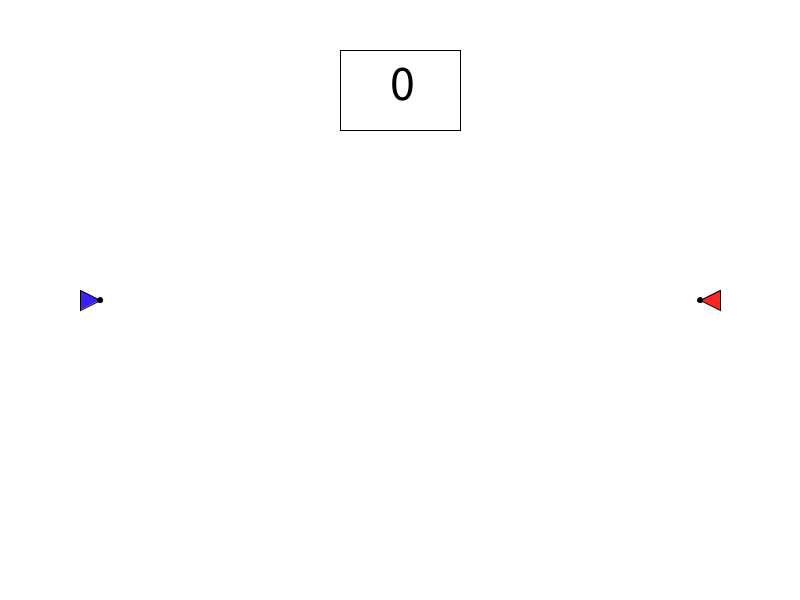
Frame 1 (no input)
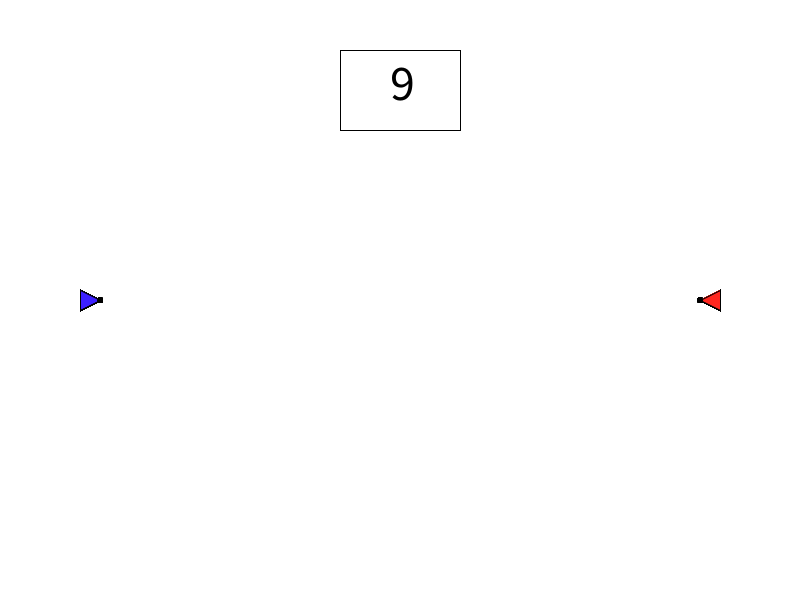
Frame 60 (the mouse pressed at the canvas centre just before this capture)
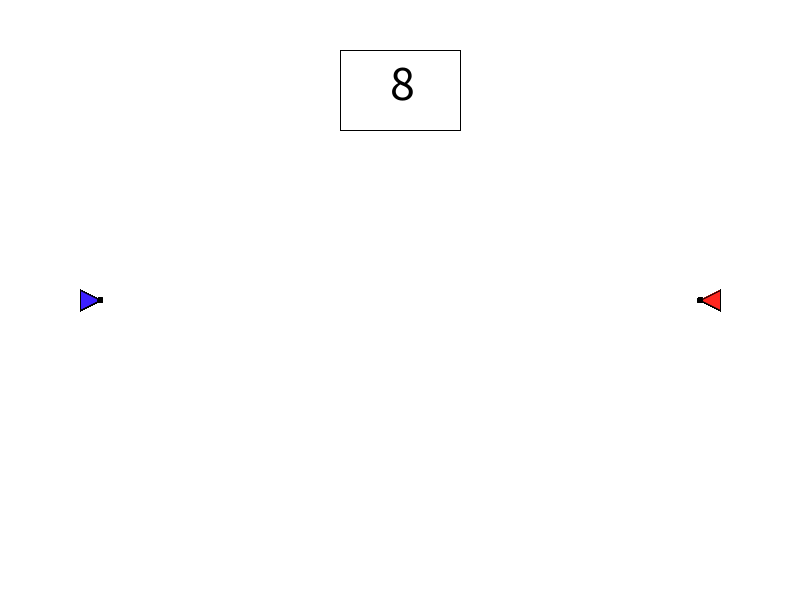
Frame 120 (the mouse held since frame 60 and released just before this capture)

The Processing sketch that drew these frames (run headless with seeded random() and noise(); from frame 60 on, the mouse is pressed at the canvas centre):

// Processing sketch: paint_war2
// ── paint_war2.pde
PGraphics gameField;
color blue = #3C1FFF;
color lightBlue = #96CAFC;
color red = #FF261F;
color pink = #FF7474;

 //*******
Blue p1;
Red p2;
Timer myTimer;
 //*******
 
//MODE FRAMEWORK
//int mode;
//final int INTRO = 1;
//final int GAME = 2;
//final int WIN = 3;

void setup() {
  size(800, 600);
  rectMode(CENTER);

  //game field
  //***
  gameField = createGraphics(width, height);
  //*******
  
  //======
  //mode = INTRO;
  
  //******
  p1 = new Blue(100, 300);
  p2 = new Red(width-100, 300);
  myTimer = new Timer(10);
  background(255);
  //*******
  
}


void draw() {
  //  if (mode == INTRO) {
  //  intro();
  //} else if (mode == GAME) {
  //  game();
  //}
  // else if(mode == WIN) {
  //  win();
  //}
  //else {
  //  println("mode error" + mode);
  //}
  
  //*******
  image(gameField, 0, 0);
  gameField.beginDraw();
  p1.show();
  p1.act();
  p2.show();
  p2.act();
  
  
  //timer box
  fill(255);
  rect(400, 90, 120, 80);
  myTimer.show();
  myTimer.act();
  
  gameField.endDraw();
  
  //********
  if(myTimer.curTime == -1){
    noLoop();
    winner();
  }
  
}

void winner(){
  gameField.loadPixels();
  
  int blueCount = 0;
  int redCount = 0; 
  for(int i =0; i < gameField.pixels.length; i++){
    color c = gameField.pixels[i];
    
    if(c == lightBlue){
      blueCount++;
    }
    if(c == pink){
      redCount++;
    }
  }
  
  if(blueCount > redCount){
    text("BLUE WINS", width/2, height/2);
  }
  else if(redCount > blueCount){
    text("RED WINS", width/2, height/2);
  }
  else{
    text("TIE", width/2, height/2);
  }
}

// ── Blue.pde
class Blue {
  PVector loc;
  PVector vel;
  PVector dir;
  boolean start;
  boolean isPainting;
  int startingX;
  int startingY;

  Blue(int startx, int starty) {
    loc = new PVector(startx, starty);
    vel = new PVector (0, 0);
    dir = new PVector (1, 0);
    start = false;
    startingX = startx;
    startingY = starty;
    isPainting = false;
  }

  void act() {
    move();
  }


  void show() {
    if (start == true) {
      paint();
    }
    brush();
  }

  void brush() {
    pushMatrix();
    translate(loc.x, loc.y);
    rotate(dir.heading());
    //fill(255);
    //stroke(0);
    //rect(0, 0, 60, 30);
    //fill(0);
    //rect(0+40, 0, 20, 10);
    //fill(blue);
    //rect(0 + 60, 0, 20, 60);
    fill(blue);
    triangle(-20,  -10 , 0, 0, -20, 10);
    fill(0);
    circle(0, 0, 5);

    popMatrix();
  }


  void move() {
    //movement
    vel.limit(4);
    vel.add(dir);

    //controls
    if (wkey) {
      loc.add(vel);
      start = true;
      isPainting = true;
    }
    if (skey) {
      loc.sub(vel);
        start = true;
      isPainting = true;
    }
    if (akey) {
      dir.rotate(-radians(3));
        //start = true;
      isPainting = true;
    }
    if (dkey) {
      dir.rotate(radians(3));
        //start = true;
      isPainting = true;
    }

    //restrictions
    if (loc.x > width) loc.x -= 10;
    if (loc.x < 0) loc.x += 10;
    if (loc.y > height) loc.y -= 10;
    if (loc.y  < 0) loc.y += 10;
    

  }

  void paint() {

    gameField.fill(lightBlue);
    gameField.noStroke();
    gameField.ellipse(loc.x, loc.y, 90, 60);
  }
}

// ── Interactions.pde
boolean wkey;
boolean skey;
boolean akey;
boolean dkey;
boolean upkey;
boolean downkey;
boolean rightkey;
boolean leftkey;
boolean spacekey;
void keyPressed() {
  if (key == 'w') wkey = true;
  if (key == 's') skey = true;
  if (key == 'a') akey = true;
  if (key == 'd') dkey = true;
  if (keyCode == UP) upkey = true;
  if (keyCode == DOWN) downkey = true;
  if (keyCode == RIGHT) rightkey = true;
  if (keyCode == LEFT) leftkey = true;
  if (key == ' ') spacekey = true;
}


void keyReleased() {
  if (key == 'w') wkey = false;
  if (key == 's') skey = false;
  if (key == 'a') akey = false;
  if (key == 'd') dkey = false;
  if (keyCode == UP) upkey = false;
  if (keyCode == DOWN) downkey = false;
  if (keyCode == RIGHT) rightkey = false;
  if (keyCode == LEFT) leftkey = false;
  //if (key == ' ') spacekey = false;
}

// ── Red.pde
class Red {
  PVector loc;
  PVector vel;
  PVector dir;
  boolean start;
  boolean isPainting;
  int startingX;
  int startingY;

  Red(int startx, int starty) {
    loc = new PVector(startx, starty);
    vel = new PVector (0, 0);
    dir = new PVector (1, 0);
    start = false;
    startingX = startx;
    startingY = starty;
    isPainting = false;
  }

  void act() {
    move();
  }


  void show() {
    if (start == true) {
      paint();
    }
    brush();
  }

  void brush() {
    pushMatrix();
    translate(loc.x, loc.y);
    rotate(dir.heading());

    fill(red);
    //triangle(-20,  -10 , 0, 0, -20, 10);
    triangle(20, 10, 0, 0, 20, -10);
    fill(0);
    circle(0, 0, 5);

    popMatrix();
  }


  void move() {
    //movement
    vel.limit(4);
    vel.add(dir);

    //controls
    if (upkey) {
      loc.sub(vel);
      start = true;
      isPainting = true;
    }
    if (downkey) {
      loc.add(vel);
        start = true;
      isPainting = true;
    }
    if (leftkey) {
      dir.rotate(-radians(3));
        //start = true;
      isPainting = true;
    }
    if (rightkey) {
      dir.rotate(radians(3));
        //start = true;
      isPainting = true;
    }

    //restrictions
    if (loc.x > width) loc.x -= 10;
    if (loc.x < 0) loc.x += 10;
    if (loc.y > height) loc.y -= 10;
    if (loc.y  < 0) loc.y += 10;
    

  }

  void paint() {
    gameField.fill(pink);
    gameField.noStroke();
    gameField.ellipse(loc.x, loc.y, 90, 60);
  }
}

// ── bluepaint.pde
class bPaint {
  PVector loc;
  PVector vel;
  PVector dir;
  bPaint() {
    loc = new PVector (p1.loc.x, p1.loc.y);
    vel = new PVector (p1.vel.x, p1.vel.y);
    dir = new PVector (p1.dir.x, p1.dir.y);
  }

  void show() {
    paintMark();
  }

  void act() {
  }

  void paintMark() {
    pushMatrix();
    translate(loc.x, loc.y);
    fill(blue);
    noStroke();
    rotate(dir.heading());
    ellipse(0, 0, 80, 60);
    popMatrix();
  }
}

// ── game.pde



//void game() {

//  gameField = createGraphics(width, height);
//  mode = INTRO;




//  image(gameField, 0, 0);
//  gameField.beginDraw();
//  p1.show();
//  p1.act();
//  p2.show();
//  p2.act();

//  fill(255);
//  rect(400, 90, 120, 80);

//  myTimer.show();
//  myTimer.act();

//  gameField.endDraw();
//}

// ── intro.pde
//void intro(){
//  fill(blue);
//  rect(200, 300, width/2, height);
//  fill(red);
//  rect(600, 300, width/2, height);
//  if(spacekey) game();

//}

// ── timer.pde
class Timer {
  int startTime;
  int curTime;
  int countTime;
  int elapsedTime;

  Timer(int t) {
    countTime = t;
    startTime = millis();
  }
  
  void start(){
    startTime = millis();
  }

  void show() {
    fill(0);
    textSize(50);
    text(curTime, 390, 100);
  }
  void act() {
    elapsedTime = (millis() - startTime)/1000;
    curTime = countTime - elapsedTime;
    
    if(curTime <= -1){
      curTime = -1;
      
    }
    



  }
  
}

// ── win.pde
//void win(){

//}
